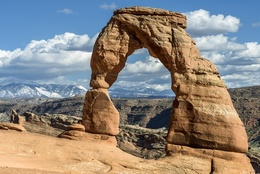
%> input picture assignment 2/delicate_arch.jpg, 260 x 174 px, shrunk from 1024 x 684 before the run
$ octave ex2.m   (GNU Octave 9; MATLAB toolbox functions it lacks are replaced by stand-ins)
%> lines starting %> are read from the running program, lines starting %| are printed output that depends on the picture
% Ex2. Iterative filtering
clear;
clc;

image_file = 'delicate_arch.jpg';
I = imread(image_file);
%> I is the input picture: size 174x260x3 uint8; mean R, G, B 140.8, 133.9, 126.6
I = im2double(I);
%> I: size 174x260x3 double

num_iterations = 3;
sigma_space = 3;
sigma_range = 0.1;

filtered_image_small_kernel = I;
for i = 1:num_iterations
    filtered_image_small_kernel = imbilatfilt(filtered_image_small_kernel, sigma_range, sigma_space);
end
%> this loop made 3 passes
%> pass 1, `filtered_image_small_kernel = imbilatfilt(filtered_image_small_kernel,..`:
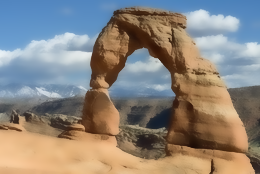
%> filtered_image_small_kernel: size 174x260x3 double; mean R, G, B 0.552, 0.525, 0.497; mean of the top-left, top-right, bottom-left and bottom-right quarters 0.572, 0.559, 0.546, 0.421
%> pass 2, `filtered_image_small_kernel = imbilatfilt(filtered_image_small_kernel,..`:
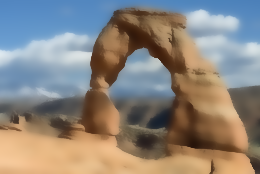
%> filtered_image_small_kernel: size 174x260x3 double; mean R, G, B 0.552, 0.525, 0.497; mean of the top-left, top-right, bottom-left and bottom-right quarters 0.572, 0.56, 0.546, 0.421

big_sigma_space = sigma_space * num_iterations;
big_sigma_range = sigma_range * num_iterations;
filtered_image_big_kernel = imbilatfilt(I, big_sigma_range, big_sigma_space);
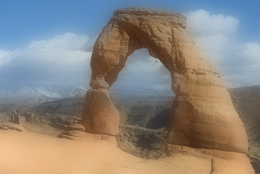
%> filtered_image_big_kernel: size 174x260x3 double; mean R, G, B 0.552, 0.526, 0.498

montage({I, filtered_image_small_kernel, filtered_image_big_kernel}, 'Size', [1, 3]);
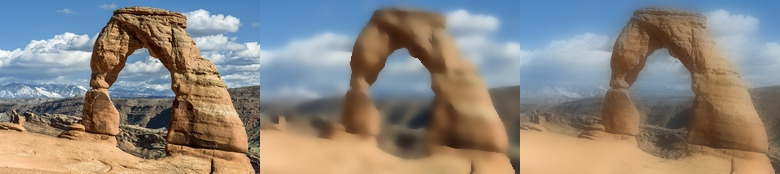
%> displayed picture: size 174x780x3, on the screen's scale of 0 to 255; mean R, G, B 140.8, 134, 126.8

$ run again, with assignment 2/ex1.png saved as assignment 2/delicate_arch.jpg
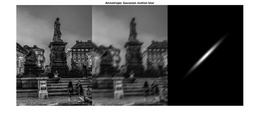
%> input picture assignment 2/ex1.png, 260 x 117 px, shrunk from 1466 x 661 before the run
%> I is the input picture: size 117x260x3 uint8; min 0, max 255, mean 106.5
%> I: size 117x260x3 double
%> `filtered_image_big_kernel = imbilatfilt(I, big_sigma_range, big_sigma_..`:
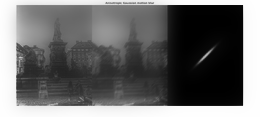
%> filtered_image_big_kernel: size 117x260x3 double; min 1.04e-06, max 1, mean 0.419
%> `montage({I, filtered_image_small_kernel, filtered_image_big_kernel}, '..`:
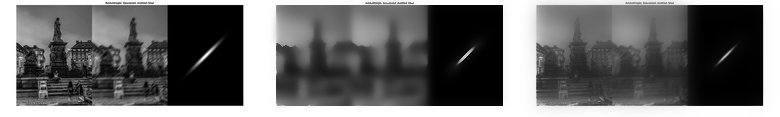
%> displayed picture: size 117x780x3, on the screen's scale of 0 to 255; min 0, max 255, mean 106.5

$ run again, with assignment 2/ex2.png saved as assignment 2/delicate_arch.jpg
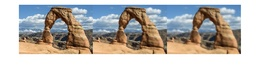
%> input picture assignment 2/ex2.png, 260 x 65 px, shrunk from 1476 x 370 before the run
%> I is the input picture: size 65x260x3 uint8; mean R, G, B 180.7, 176.2, 171.2
%> I: size 65x260x3 double
%> `filtered_image_big_kernel = imbilatfilt(I, big_sigma_range, big_sigma_..`:
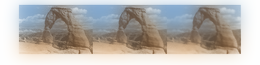
%> filtered_image_big_kernel: size 65x260x3 double; mean R, G, B 0.721, 0.703, 0.682
%> `montage({I, filtered_image_small_kernel, filtered_image_big_kernel}, '..`:
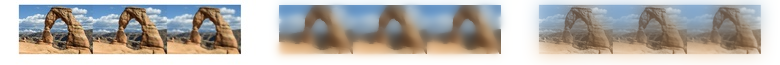
%> displayed picture: size 65x780x3, on the screen's scale of 0 to 255; mean R, G, B 182, 177.4, 172.3

$ run again, with assignment 2/graz.png saved as assignment 2/delicate_arch.jpg
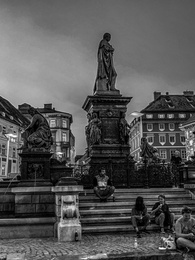
%> input picture assignment 2/graz.png, 195 x 260 px, shrunk from 605 x 807 before the run
%> I is the input picture: size 260x195 uint8; min 0, max 255, mean 85.9
%> I: size 260x195 double
%> the loop `for i = 1:num_iterations` made 3 passes
%> pass 1, `filtered_image_small_kernel = imbilatfilt(filtered_image_small_kernel,..`:
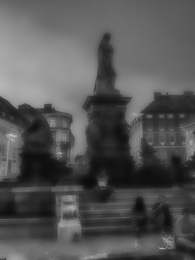
%> filtered_image_small_kernel: size 260x195 double; min 0.0398, max 0.737, mean 0.336
%> `montage({I, filtered_image_small_kernel, filtered_image_big_kernel}, '..`:
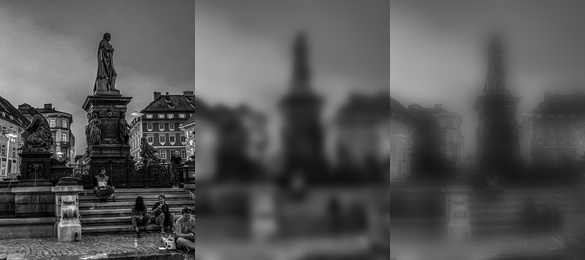
%> displayed picture: size 260x585, on the screen's scale of 0 to 255; min 0, max 255, mean 85.6
